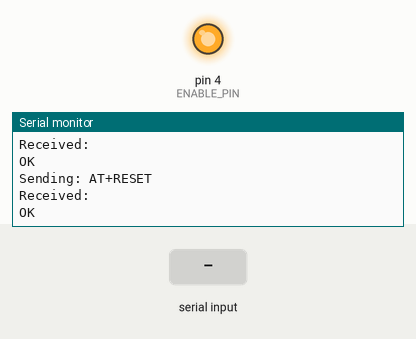
Bench run of a sketch on a simulated Arduino Uno, built with avr-gcc and run on an emulated ATmega328P. Parts: output pins drawn as LEDs (lit = HIGH), the last lines printed to the serial monitor. The test bench sets the inputs (shaded band). The modem accepts every AT command (registered, SIM ready, sends succeed) and sends nothing else.

Above: at 6.5 s.
6.6 s: "BT1" received over the second serial link
At 7.8 s:
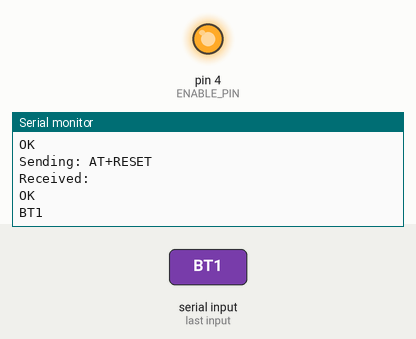
8.1 s: "1" received over the second serial link
At 8.9 s:
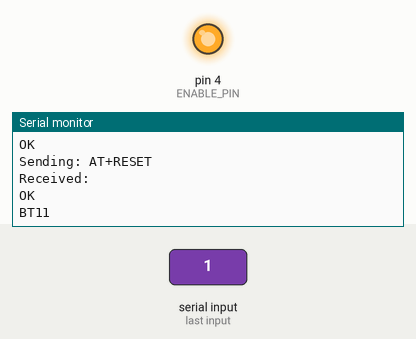

Measured:
- after the input at 6.6 s, the serial monitor: prints a new line at once (image 1)
- after the input at 8.1 s, the serial monitor: prints a new line at once (image 2)

The sketch:

BT_CONF.ino
```cpp
#include <SoftwareSerial.h>

/*
 * Necessario utilizar '?' apos o comando
AT COMMANDS
AT : Ceck the connection.
AT+NAME : See default name
AT+ADDR : see default address
AT+VERSION : See version
AT+UART : See baudrate
AT+ROLE: See role of bt module(1=master/0=slave)
AT+RESET : Reset and exit AT mode
AT+ORGL : Restore factory settings
AT+PSWD: see default password
AT+BIND: Master Connect (Slave addr: xxxx,xxx,xx)
https://s3-sa-east-1.amazonaws.com/robocore-lojavirtual/709/HC-05_ATCommandSet.pdf
 *
 */

/*
 * BaudRate 38400
 * Name BT1, BT2
 * PSW 1234, 1234
 */
#include <stdio.h>
#include <string.h>

#define ENABLE_PIN 4


#define RX_PIN 3 // Voltage Divider 3.3V
#define TX_PIN 2

SoftwareSerial ATDevice(TX_PIN, RX_PIN); // RX, TX -> Inverted For Module

  String command(const char *toSend, unsigned long milliseconds) {
    String result;
    Serial.print("Sending: ");
    Serial.println(toSend);
    ATDevice.println(toSend);
    unsigned long startTime = millis();
    Serial.print("Received: ");
    while (millis() - startTime < milliseconds) {
      if (ATDevice.available()) {
        char c = ATDevice.read();
        Serial.write(c);
        result += c;  // append to the result string
      }
    }
  Serial.println();  // new line after timeout.
  return result;
}

String command(const char *toSend) {
    String result = command(toSend,500);
    delay(500);
    return result;
}

String Rdata;

void setup() {

  Serial.begin(38400);

//  pinMode(VCC_PIN,OUTPUT); digitalWrite(VCC_PIN,HIGH);
  pinMode(ENABLE_PIN,OUTPUT); digitalWrite(ENABLE_PIN,HIGH);

  Serial.println("Sending AT commands...");

  ATDevice.begin(38400);
  delay(300);
  command("AT");
  Rdata = command("AT+NAME?");
  if(Rdata.indexOf("BT1") != -1){
    command("AT+UART=38400,0,0");
    command("AT+ROLE=1");
    command("AT+RMAAD");
    command("AT+PSWD=1234");
    command("AT+PAIR=0020,10,000240");
    command("AT+BIND=0020,10,000240");
    command("AT+LINK=0020,10,000240");
    command("AT+CMODE=0");
    command("AT+RESET");
  }
  else{
    if(Rdata.indexOf("BT2") != -1){
      command("AT+UART=38400");
      command("AT+ROLE=0");
      command("AT+PSWD=1234");
      command("AT+ADDR?");
      command("AT+RESET");
    }
    else{
      command("AT+ADDR?");
      command("AT+PSWD?");
      command("AT+RESET");
    }
  }
}


//void readBTCOM(void){
//  if (ATDevice.available()) Serial.write(ATDevice.read());
//}

void loop()

{
if (ATDevice.available())

Serial.write(ATDevice.read());

if (Serial.available())

ATDevice.write(Serial.read());

}
```
